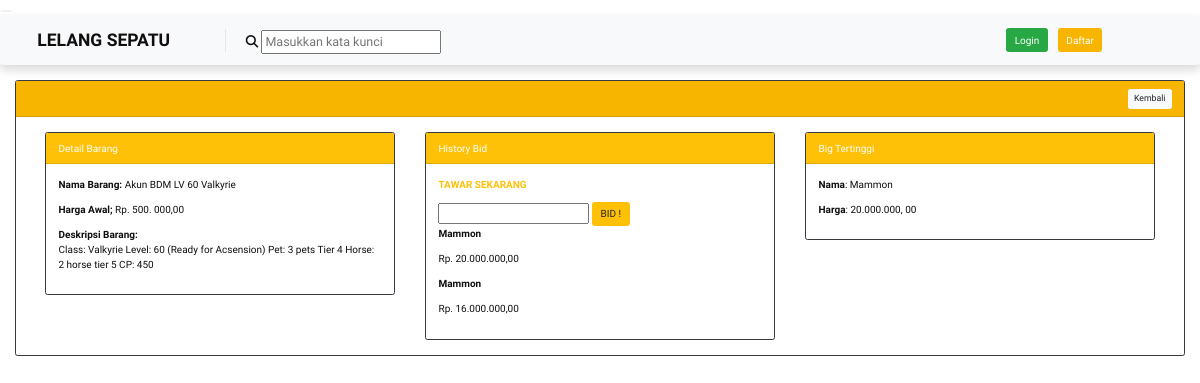
Screenshot of /petugas/auction/detail_barang/2 with the database file from the repository.
### tables this page shows
CREATE TABLE `tb_lelang` (
  `id_lelang` int(10) UNSIGNED NOT NULL,
  `id_barang` int(10) UNSIGNED NOT NULL,
  `tgl_lelang` datetime NOT NULL,
  `harga_akhir` int(20) UNSIGNED DEFAULT NULL,
  `id_user` int(10) UNSIGNED NOT NULL,
  `id_petugas` int(10) UNSIGNED NOT NULL,
  `status` enum('dibuka','ditutup') NOT NULL
);

CREATE TABLE `tb_barang` (
  `id_barang` int(10) UNSIGNED NOT NULL,
  `nama_barang` varchar(25) NOT NULL,
  `tgl` date NOT NULL,
  `harga_awal` int(20) UNSIGNED NOT NULL,
  `deskripsi_barang` varchar(100) NOT NULL,
  `status_barang` tinyint(1) NOT NULL DEFAULT '0'
);

CREATE TABLE `history_lelang` (
  `id_history` int(10) UNSIGNED NOT NULL,
  `id_lelang` int(10) UNSIGNED NOT NULL,
  `id_user` int(10) UNSIGNED NOT NULL,
  `penawaran_harga` int(20) NOT NULL
);

CREATE TABLE `tb_masyarakat` (
  `id_user` int(10) UNSIGNED NOT NULL,
  `nama_lengkap` varchar(25) NOT NULL,
  `username` varchar(25) NOT NULL,
  `password` varchar(96) NOT NULL,
  `telp` varchar(25) NOT NULL
);

### application/controllers/petugas/Auction.php (called while the page is built, shortened)
<?php
class Auction extends CI_Controller
{
	public function detail_barang($id)
	{
		$product = $this->Lelang_model->first($id);
		$args = [
			'product' => $product,
			'history' => $this->Lelang_model->history($id),
			'max_bid' => $this->Lelang_model->max_bid($id),
		];
		$this->load->view('templates_user/header', $args);
		$this->load->view('auction/detail_barang', $args);
		$this->load->view('templates_user/footer');
	}
	}

### index.php (called while the page is built, shortened)
<?php
require_once BASEPATH.'core/CodeIgniter.php';

### application/models/Lelang_model.php (called while the page is built, shortened)
<?php
class Lelang_model extends CI_Model
{
	public function first($id)
	{
		$this->db->where('id_lelang', $id);
		return $this->db->order_by('id_lelang', 'desc')
			->join('tb_barang', 'tb_barang.id_barang=tb_lelang.id_barang', 'inner')
			->join('tb_petugas', 'tb_petugas.id_petugas=.tb_lelang.id_petugas', 'inner')
			->get('tb_lelang')->row();
	}
	public function history($id) {
		return $this->db->join('tb_masyarakat', 'tb_masyarakat.id_user=history_lelang.id_user')
			->where('id_lelang', $id)
			->order_by('penawaran_harga', 'desc')
			->get('history_lelang')->result_object();
	}
	public function max_bid($id)
	{
		return $this->db->join('tb_masyarakat', 'tb_masyarakat.id_user=history_lelang.id_user')
			->order_by('penawaran_harga', 'desc')
			->where('id_lelang', $id)
			->limit(1)
			->get('history_lelang')->row_object();
	}
}

### application/views/auction/detail_barang.php (the view, shortened to what this page needs)
<div class="container-fluid">
        <div class="card border-dark">
            <div class="card-header bg-primary text-white">
             <a href="<?= base_url('auth') ?>" class="btn btn-sm btn-light float-right"> Kembali</a>
            </div>
            <div class="container">
            <br>
            <div class="row">
                <div class="col-md-4">
                    <div class="card border-dark">
                        <div class="card-header bg-warning text-white">
                            Detail Barang
                            </div>
                            <div class="card-body">
                                <p><strong>Nama Barang: </strong> <?= $product->nama_barang; ?></p>
                                <p><strong>Harga Awal; </strong> Rp. <?= number_format($product->harga_awal, 2, ',', '.
                                '); ?></p>
                                <p><strong>Deskripsi Barang: </strong> <br> <?= $product->deskripsi_barang; ?></p>
                                </div>
                                </div>
                                </div>
                            <div class="col-md-4">
                            <div class="card border-dark">
                            <div class="card-header bg-warning text-white">
                                    History Bid
                            </div>
                            <div class="card-body">
                            <form action="<?= base_url('petugas/auction/detail_barang/'). $product->id_lelang ?>"
                            method="POST">
                                <p class="text-warning"><strong>TAWAR SEKARANG</strong></p>
                                <input type="number" name="price" id="price" min="<?= $product->harga_awal ?>">
                                <button class="btn btn-warning" type="submit" name="bid" value="true">BID !</button>
                            </form>
                                <?php foreach ($history as $hist) : ?>
                                    <p><strong><?= $hist->nama_lengkap ?></strong></p>
                                    Rp. <?= number_format($hist->penawaran_harga, 2, ',', '.') ?></p>
                                    <?php endforeach; ?>
                                </div>
                                </div>
                                </div>
                            <div class="col-md-4">
                            <div class="card border-dark">
                            <div class="card-header bg-warning text-white">
                                    Big Tertinggi
                                </div>
                                <div class="card-body">
                                <?php if (empty($max_bid)) : ?>
                                <div class="alert alert-info">
                                    <p>Belum ada yang melakukan bid</p>
                                </div>
                                <?php else : ?>
                                        <p><strong>Nama</strong>: <?= $max_bid->nama_lengkap; ?>
                                        </p>
                                        <p><strong>Harga</strong>: <?= number_format($max_bid->penawaran_harga, 2, ',
                                        ', '.'); ?></p>
                                    <?php endif; ?>
                                </div>
                                </div>
                                </div>
                                </div>
                                <br>
                                </div>
                                </div>
                                </div>
                                </div>

### rows the page displays
tb_lelang: id_barang.nama_barang "Akun BDM LV 60 Valkyrie", id_barang.harga_awal "500. 000,00", id_barang.deskripsi_barang "Class: Valkyrie Level: 60 (Ready for Acsension) Pet: 3 pets Tier 4 Horse: 2 horse tier 5 CP: 450"
history_lelang: id_user.nama_lengkap "Mammon", penawaran_harga "20.000.000,00", penawaran_harga "20.000.000, 00"
history_lelang: id_user.nama_lengkap "Mammon", penawaran_harga "16.000.000,00"
